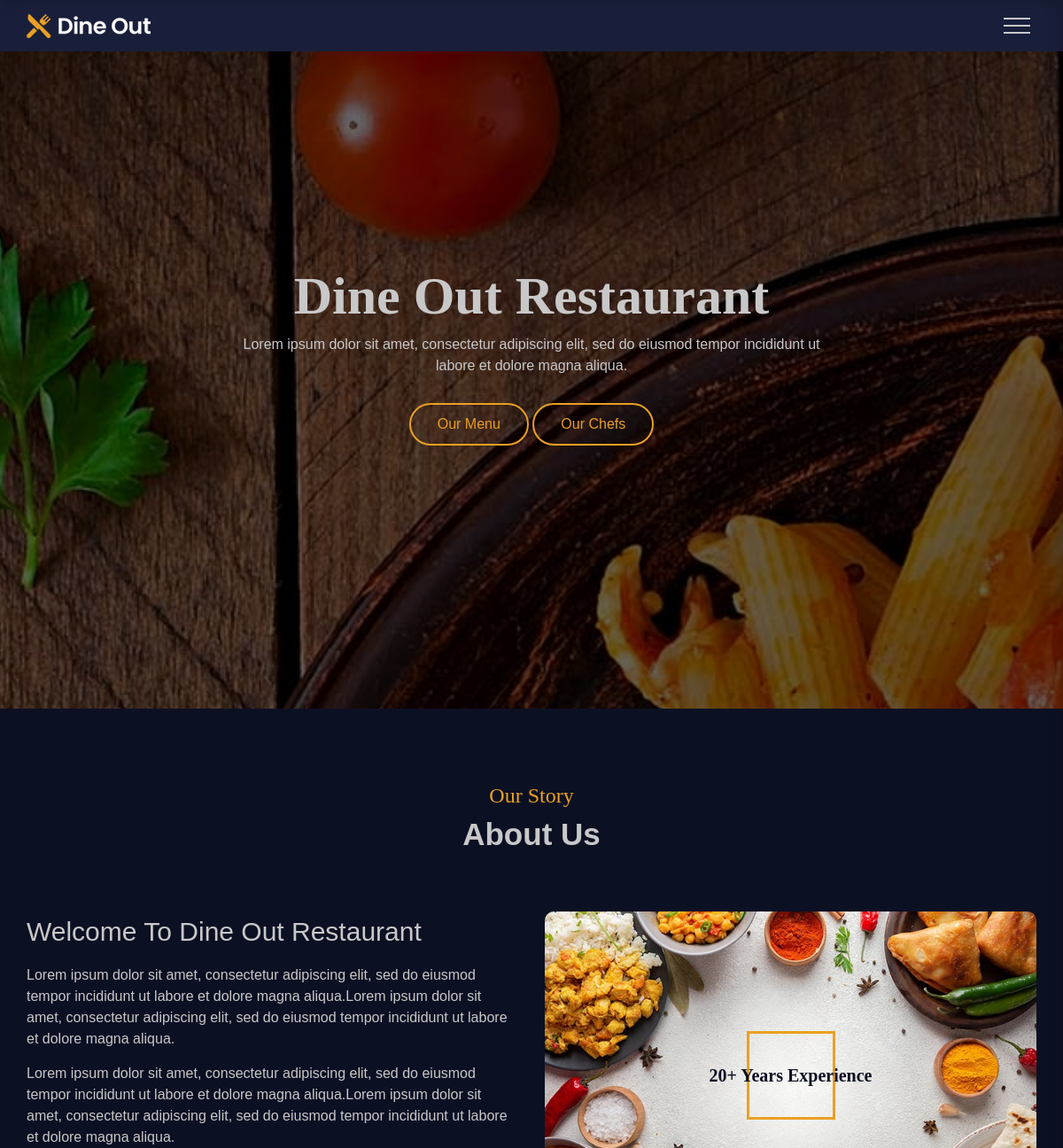
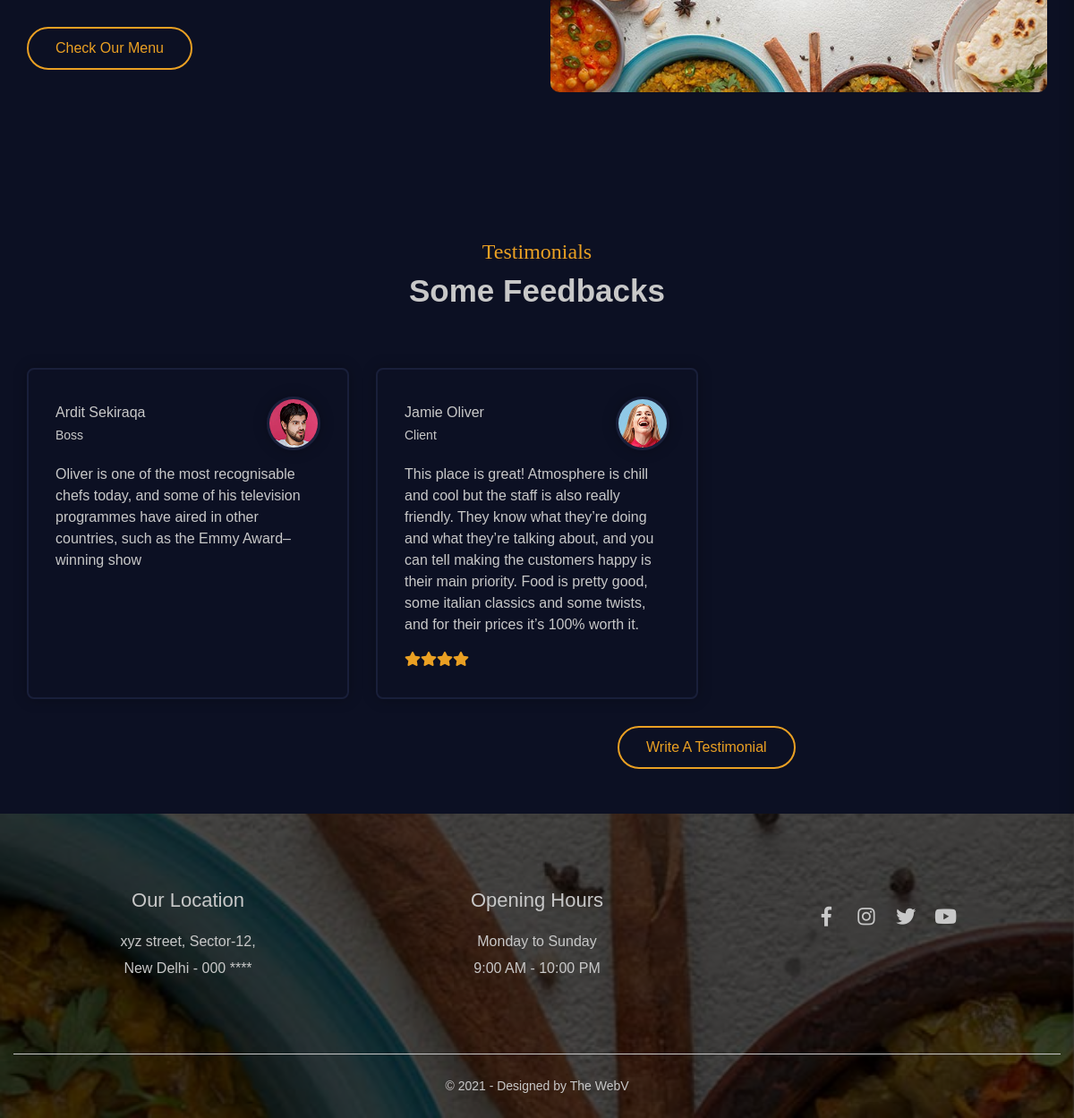
The page / on the database its author committed (2 pictures, top to bottom).
### tables this page shows
CREATE TABLE `testimonials` (
  `testimonialid` int(11) NOT NULL,
  `userid` int(11) NOT NULL,
  `position` varchar(255) NOT NULL,
  `image` text NOT NULL,
  `description` text NOT NULL,
  `rating` int(5) NOT NULL
);

CREATE TABLE `users` (
  `userid` int(11) NOT NULL,
  `firstname` varchar(250) NOT NULL,
  `lastname` varchar(250) NOT NULL,
  `phone` varchar(50) DEFAULT NULL,
  `email` varchar(50) NOT NULL,
  `username` varchar(250) NOT NULL,
  `password` varchar(250) DEFAULT NULL,
  `role` bit(1) NOT NULL DEFAULT b'0'
);

### includes/sqlFunctions.php (called while the page is built, shortened)
<?php
    function connection(){
        $dbconn = mysqli_connect('localhost','root','','restaurantdb');
        return $dbconn;
    }
    function get3LastTestimonials(){
        $dbconn = connection();
        $sql = "SELECT t.testimonialid, u.userid, u.firstname, u.lastname, u.email, u.phone, u.username, t.position, t.description, t.rating, t.image FROM users u INNER JOIN testimonials t ON u.userid = t.userid ORDER BY t.testimonialid DESC LIMIT 3";
        $result = mysqli_query($dbconn,$sql);
        return $result;
    }
?>

### index.php (the view, shortened to what this page needs)
<?php
    include_once 'includes/sqlFunctions.php';
?>
<!DOCTYPE html>
<html lang="en">
<head>
  <link rel="stylesheet" href="css/font-awesome.css">
  <link rel="stylesheet" href="css/aos.css">
  <link rel="stylesheet" href="css/style.css">
  <link rel="stylesheet" href="https://use.fontawesome.com/releases/v5.0.7/css/all.css">
</head>
<body>
    <header class="header">
      <div class="container">
        <div class="row justify-content-between align-items-center">
          <div class="logo">
            <a href="#"><img src="img/logo.png" alt="logo"></a>
          </div>
          <button type="button" class="nav-toggler">
            <span></span>
          </button>
        </div>
      </div>
    </header>
    <section class="home-section" id="home">
      <div class="home-bg"></div>
      <div class="container">
        <div class="row min-vh-100 align-items-center">
          <div class="home-text" data-aos="fade-up" data-aos-duration="1000">
            <h1>Dine Out Restaurant</h1>
            <p>Lorem ipsum dolor sit amet, consectetur adipiscing elit, sed do eiusmod tempor
               incididunt ut labore et dolore magna aliqua. </p>
               <?php if(isset($_SESSION['userid']) && ($_SESSION['role'] == 1 || $_SESSION['role'] == 0)){ ?>
                  <a href="#our-menu" class="btn btn-default">Our Menu</a>
                  <a href="#team" class="btn btn-default">Our Chefs</a>
                <?php }else{ ?>
                  <a href="login.php" class="btn btn-default">Our Menu</a>
                  <a href="login.php" class="btn btn-default">Our Chefs</a>
                <?php } ?>
          </div>
        </div>
      </div>
    </section>
    <section class="about-section sec-padding" id="about">
      <div class="container">
        <div class="row">
          <div class="section-title">
            <h2 data-title = "our story" data-aos="fade-up">About Us</h2>
          </div>
        </div>
        <div class="row">
          <div class="about-text" data-aos="fade-right">
            <h3>Welcome To Dine Out Restaurant</h3>
            <p>Lorem ipsum dolor sit amet, consectetur adipiscing elit, sed do eiusmod tempor
              incididunt ut labore et dolore magna aliqua.Lorem ipsum dolor sit amet, consectetur adipiscing elit, sed do eiusmod tempor
              incididunt ut labore et dolore magna aliqua.</p>
            <p>Lorem ipsum dolor sit amet, consectetur adipiscing elit, sed do eiusmod tempor
              incididunt ut labore et dolore magna aliqua.Lorem ipsum dolor sit amet, consectetur adipiscing elit, sed do eiusmod tempor
              incididunt ut labore et dolore magna aliqua.</p>
                <?php if(isset($_SESSION['userid']) && ($_SESSION['role'] == 1 || $_SESSION['role'] == 0)){ ?>
                  <a href="#our-menu" class="btn btn-default">Check Our Menu</a>
                <?php }else{ ?>
                  <a href="login.php" class="btn btn-default">Check Our Menu</a>
                <?php } ?>
          </div>
          <div class="about-img" data-aos="fade-left">
            <div class="img-box">
              <h3>20+ years experience</h3>
              <img src="img/about-img.jpg" alt="about img">
            </div>
          </div>
        </div>
      </div>
    </section>
    <section class="testimonials-section sec-padding" id="testimonials">
      <div class="container">
        <div class="row">
          <div class="section-title">
            <h2 data-title="testimonials" data-aos="fade-up">Some feedbacks</h2>
          </div>
        </div>
        <div class="row">
            <?php
                $testimonials = get3LastTestimonials();
                while( $testimonial = mysqli_fetch_assoc($testimonials)) :
            ?>
            <div class="testi-item" data-aos="zoom-in">
              <div class="testi-author">
                <div class="testi-author-name">
                    <h3><?php echo $testimonial['firstname'] . " " .$testimonial['lastname'];?></h3>
                    <span><?php echo $testimonial['position'];?></span>
                </div>
                <div class="testi-author-img">
                    <img src="img/testimonials/<?php echo $testimonial['image'];?>" alt="testi author img">
                </div>
                </div>
                    <p><?php echo $testimonial['description'];?></p>
                <div class="ratings">
                  <?php
                    $rating = $testimonial['rating'];
                    for($i = 0; $i < $rating ; $i++){
                        echo "<i class='fas fa-star'></i>";
                    }
                  ?>
              </div>
            </div>
            <?php  endwhile; ?>
        </div>
      </div>
      <?php if(isset($_SESSION['userid']) && $_SESSION['role'] == 0){ ?>
        <a href="addTestimonial.php" class="btn btn-default" style="margin-left:690px">Write a testimonial</a>
      <?php }else if(isset($_SESSION['userid']) && $_SESSION['role'] == 1){ ?>
        <a href="dashboard.php" class="btn btn-default" style="margin-left:690px">Check testimonials</a>
      <?php }else{ ?>
        <a href="login.php" class="btn btn-default" style="margin-left:690px">Write a testimonial</a>
      <?php } ?>
    </section>
    <footer class="footer" id="footer">
      <div class="container">
        <div class="row">
          <div class="footer-item" data-aos="fade-up">
            <h3>Our Location</h3>
            <p>xyz street, Sector-12, <br> New Delhi - 000 ****</p>
          </div>
          <div class="footer-item" data-aos="fade-up">
            <h3>Opening hours</h3>
            <p>Monday to Sunday <br> 9:00 AM - 10:00 PM</p>
          </div>
          <div class="footer-item" data-aos="fade-up">
            <div class="social-links">
              <a href="#"><i class="fab fa-facebook-f"></i></a>
              <a href="#"><i class="fab fa-instagram"></i></a>
              <a href="#"><i class="fab fa-twitter"></i></a>
              <a href="#"><i class="fab fa-youtube"></i></a>
            </div>
          </div>
        </div>
        <div class="row">
          <div class="copyright">
            &copy; 2021 - Designed by The WebV
          </div>
        </div>
      </div>
    </footer>
</body>
</html>

### rows shown on the page
testimonials: userid.firstname "Ardit", userid.lastname "Sekiraqa", position "Boss", image (picture), description "Oliver is one of the most recognisable chefs today, and some of his television programmes have aired in other countries, such as the Emmy Award–winning show"
testimonials: userid.firstname "Jamie", userid.lastname "Oliver", position "Client", image (picture), description "This place is great! Atmosphere is chill and cool but the staff is also really friendly. They know what they’re doing and what they’re talking about, and you can tell making the customers happy is their main priority. Food is pretty good, some italian classics and some twists, and for their prices it’s 100% worth it.", rating 4 (drawn)
